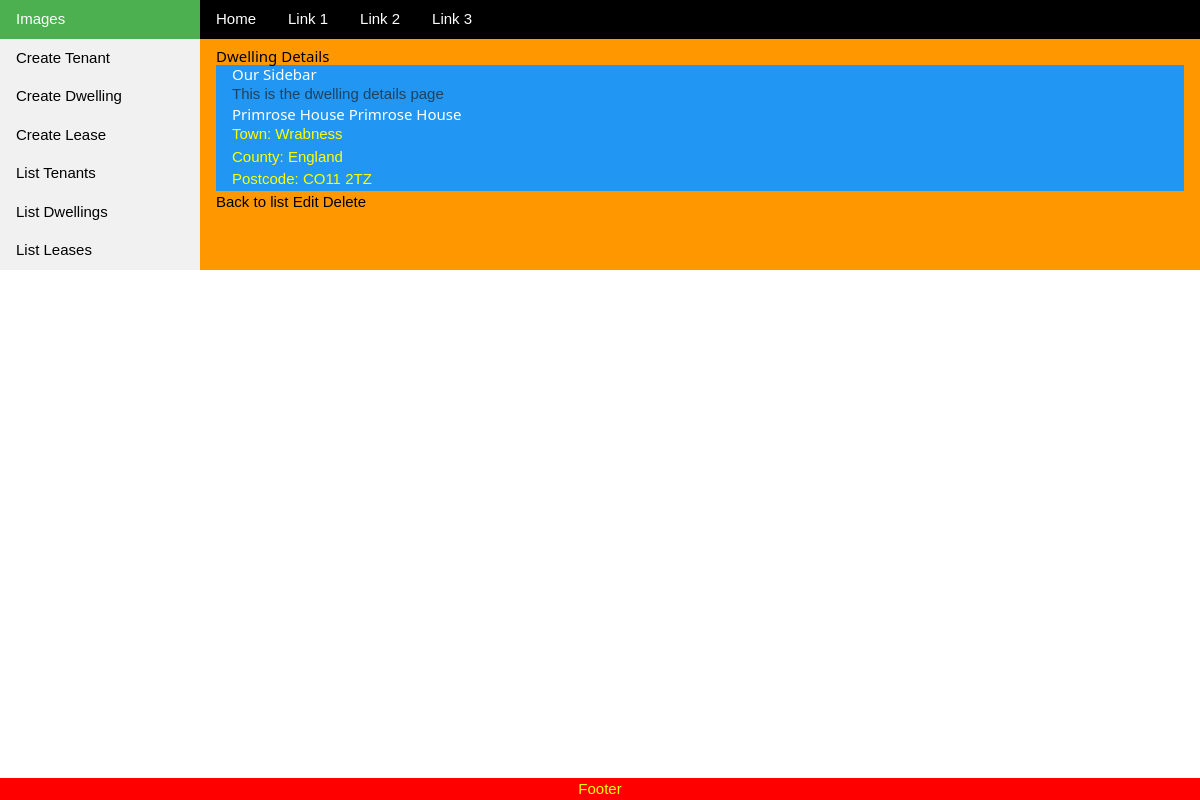
The app's page /portfolio/detail_dwelling/3/ with its own data.
### PropertiesApp/models/dwelling_model.py (models this page shows, shortened)
class Dwelling(models.Model):
    house = models.CharField(max_length=100)
    street = models.CharField(max_length=100, blank=True, null=True)
    town = models.CharField(max_length=100, blank=True, null=True)
    county = models.CharField(max_length=100, blank=True, null=True)
    postcode = models.CharField(max_length=20)
    created_at = models.DateTimeField(auto_now_add=True)
    updated_at = models.DateTimeField(auto_now=True)

### PropertiesApp/views/dwelling_views.py (the view)
class DwellingDetailView(DetailView):
    model = Dwelling
    form_class = DwellingDetailForm
    context_object_name = "dwelling"
    template_name = "PropertiesApp/detail_dwelling.html"

### PropertiesApp/templates/PropertiesApp/detail_dwelling.html
{% extends "PropertiesApp/properties_app_base.html" %}
{% block content %}
    <h2>Dwelling Details</h2>
    <div class="w3-container w3-blue">
        <h3>Our Sidebar</h3>
        <p class='text-muted'>This is the dwelling details page </p>
        <h2>{{ dwelling.house }} {{ dwelling.street }}</h2>
        <p>Town: {{ dwelling.town }}</p>
        <p>County: {{ dwelling.county }}</p>
        <p>Postcode: {{ dwelling.postcode }}</p>
    </div>
    <a href="{% url 'list-dwelling' %}">Back to list</a>
    <a href="{% url 'update-dwelling' dwelling.pk %}">Edit</a>
    <a href="{% url 'delete-dwelling' dwelling.pk %}">Delete</a>
  {% endblock content %}

### PropertiesApp/static/css/w3.css (style rules this page uses)
*,*:before,*:after { box-sizing:inherit }
html { -ms-text-size-adjust:100%;-webkit-text-size-adjust:100% }
body { margin:0 }
a { background-color:transparent }
html,body { font-family:Verdana,sans-serif;font-size:15px;line-height:1.5 }
html { overflow-x:hidden }
h2 { font-size:30px }
h3 { font-size:24px }
h1,h2,h3,h4,h5,h6 { font-family:"Segoe UI",Arial,sans-serif;font-weight:400;margin:10px 0 }
a { color:inherit }
.w3-container:after,.w3-container:before,.w3-panel:after,.w3-panel:before,.w3-row:after,.w3-row:before,.w3-row-padding:after,.w3-row-padding:before, .w3-cell-row:before,.w3-cell-row:after,.w3-clear:after,.w3-clear:before,.w3-bar:before,.w3-bar:after { content:"";display:table;clear:both }
.w3-container,.w3-panel { padding:0.01em 16px }
.w3-blue,.w3-hover-blue:hover { color:#fff!important;background-color:#2196F3!important }

### MyPortfolioBase/templates/base.html (style rules this page uses)
html, body { height: 100vh; margin: 0; }
p { color: yellow; }

### records on screen
Dwelling: house "Primrose House", street "Primrose House", town "Wrabness", county "England", postcode "CO11 2TZ"
